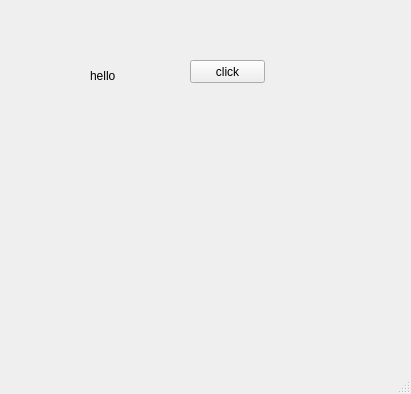
<?xml version="1.0" encoding="UTF-8"?>
<ui version="4.0">
 <class>MainWindow</class>
 <widget class="QMainWindow" name="MainWindow">
  <property name="geometry">
   <rect>
    <x>0</x>
    <y>0</y>
    <width>411</width>
    <height>394</height>
   </rect>
  </property>
  <property name="windowTitle">
   <string>MainWindow</string>
  </property>
  <widget class="QWidget" name="centralwidget">
   <widget class="QLabel" name="label">
    <property name="geometry">
     <rect>
      <x>90</x>
      <y>70</y>
      <width>80</width>
      <height>12</height>
     </rect>
    </property>
    <property name="text">
     <string>hello</string>
    </property>
   </widget>
   <widget class="QPushButton" name="pushButton">
    <property name="geometry">
     <rect>
      <x>190</x>
      <y>60</y>
      <width>75</width>
      <height>23</height>
     </rect>
    </property>
    <property name="text">
     <string>click</string>
    </property>
   </widget>
  </widget>
  <widget class="QMenuBar" name="menubar">
   <property name="geometry">
    <rect>
     <x>0</x>
     <y>0</y>
     <width>411</width>
     <height>21</height>
    </rect>
   </property>
  </widget>
  <widget class="QStatusBar" name="statusbar"/>
 </widget>
 <resources/>
 <connections/>
</ui>
